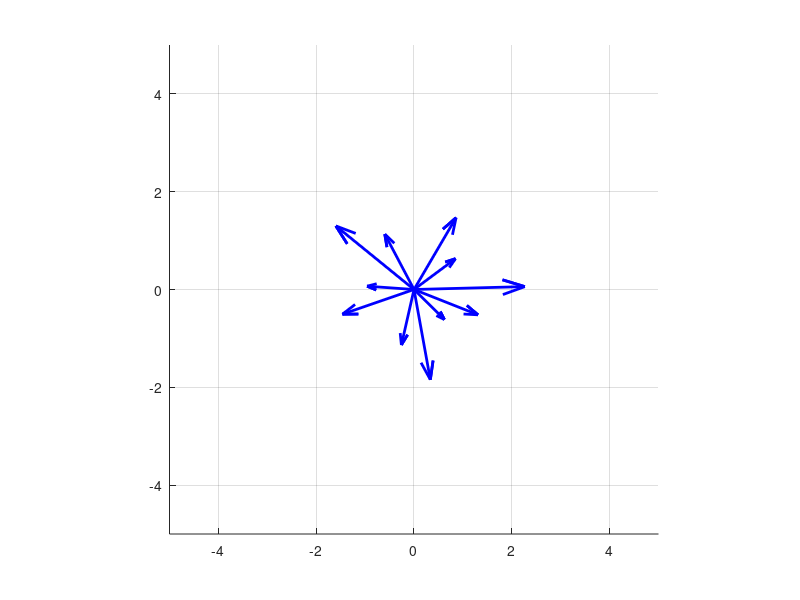

The MATLAB source for this figure:
clc
clear

% Define a matrix A and a vector x
A = [-0.835 0.716
    -0.716 -0.835];
 
[V,D] = eig(A);

x = randn(2,1);

% Configure the plot window
clf
shg
xlim([-5 5]);
ylim([-5 5]);
daspect([1 1 1]);
grid on
hold on

% Plot x, Ax, A^2x, ..., A^(10)x
for jj = 1:11
    h = compass(x(1),x(2));
    set(h,'Linewidth',2)
    pause(0.1)
    x = A*x;
end



